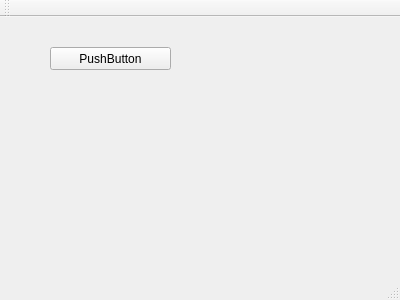
<?xml version="1.0" encoding="UTF-8"?>
<ui version="4.0">
 <class>MainWindow</class>
 <widget class="QMainWindow" name="MainWindow">
  <property name="geometry">
   <rect>
    <x>0</x>
    <y>0</y>
    <width>400</width>
    <height>300</height>
   </rect>
  </property>
  <property name="windowTitle">
   <string>MainWindow</string>
  </property>
  <widget class="QWidget" name="centralWidget">
   <widget class="QPushButton" name="pushButton">
    <property name="geometry">
     <rect>
      <x>50</x>
      <y>30</y>
      <width>121</width>
      <height>23</height>
     </rect>
    </property>
    <property name="text">
     <string>PushButton</string>
    </property>
   </widget>
  </widget>
  <widget class="QMenuBar" name="menuBar">
   <property name="geometry">
    <rect>
     <x>0</x>
     <y>0</y>
     <width>400</width>
     <height>21</height>
    </rect>
   </property>
  </widget>
  <widget class="QToolBar" name="mainToolBar">
   <attribute name="toolBarArea">
    <enum>TopToolBarArea</enum>
   </attribute>
   <attribute name="toolBarBreak">
    <bool>false</bool>
   </attribute>
  </widget>
  <widget class="QStatusBar" name="statusBar"/>
 </widget>
 <layoutdefault spacing="6" margin="11"/>
 <resources/>
 <connections/>
</ui>
